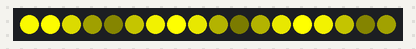
Recording of a sketch running on a simulated Arduino Uno, built with avr-gcc and run on an emulated ATmega328P. Parts: 18 RGB LEDs in strip order, left to right.

Above: at 0.01 s.
At 0.57 s:
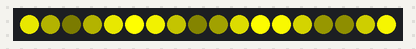
At 1.12 s:
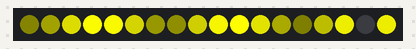

Measured:
- by itself, everything shown: repeats every 1.3 s, in 18 steps

The sketch:

Slave.ino
```cpp
#include "FastLED.h"
#define NUM_LEDS 18
CRGB leds[NUM_LEDS];
#define PIN 6

void setup()
{
  FastLED.addLeds<WS2811, PIN, GRB>(leds, NUM_LEDS).setCorrection( TypicalLEDStrip );
}

void loop() {
  RunningLights(0xff, 0xff, 0x00, 200);
}

void RunningLights(byte red, byte green, byte blue, int WaveDelay) {
  int Position = 0;

  for (int j = 0; j < NUM_LEDS * 1; j++)
  {
    Position++;
    for (int i = 0; i < NUM_LEDS; i++) {
      setPixel(i, ((sin(i + Position) * 127 + 130) / 255)*red,
               ((sin(i + Position) * 127 + 130) / 255)*green,
               ((sin(i + Position) * 127 + 130) / 255)*blue);
    }

    FastLED.show();
    delay(65);
  }
}

void setPixel(int Pixel, byte red, byte green, byte blue)
{
  leds[Pixel].r = red;
  leds[Pixel].g = green;
  leds[Pixel].b = blue;

}

void setAll(byte red, byte green, byte blue) {
  for (int i = 0; i < NUM_LEDS; i++ ) {
    setPixel(i, red, green, blue);
  }
  FastLED.show();
}
```
